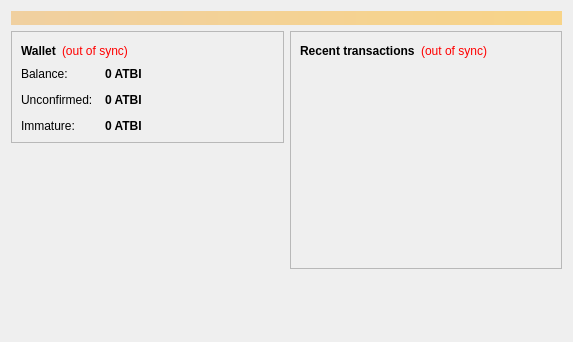
<?xml version="1.0" encoding="UTF-8"?>
<ui version="4.0">
 <class>OverviewPage</class>
 <widget class="QWidget" name="OverviewPage">
  <property name="geometry">
   <rect>
    <x>0</x>
    <y>0</y>
    <width>573</width>
    <height>342</height>
   </rect>
  </property>
  <property name="windowTitle">
   <string>Form</string>
  </property>
  <layout class="QVBoxLayout" name="topLayout">
   <item>
    <widget class="QLabel" name="labelAlerts">
     <property name="visible">
      <bool>false</bool>
     </property>
     <property name="styleSheet">
      <string notr="true">background-color: qlineargradient(x1: 0, y1: 0, x2: 1, y2: 0, stop:0 #F0D0A0, stop:1 #F8D488); color:#000000;</string>
     </property>
     <property name="wordWrap">
      <bool>true</bool>
     </property>
     <property name="margin">
      <number>3</number>
     </property>
    </widget>
   </item>
   <item>
    <layout class="QHBoxLayout" name="horizontalLayout" stretch="1,1">
     <item>
      <layout class="QVBoxLayout" name="verticalLayout_2">
       <item>
        <widget class="QFrame" name="frame">
         <property name="frameShape">
          <enum>QFrame::StyledPanel</enum>
         </property>
         <property name="frameShadow">
          <enum>QFrame::Raised</enum>
         </property>
         <layout class="QVBoxLayout" name="verticalLayout_4">
          <item>
           <layout class="QHBoxLayout" name="horizontalLayout_4">
            <item>
             <widget class="QLabel" name="label_5">
              <property name="font">
               <font>
                <weight>75</weight>
                <bold>true</bold>
               </font>
              </property>
              <property name="text">
               <string>Wallet</string>
              </property>
             </widget>
            </item>
            <item>
             <widget class="QLabel" name="labelWalletStatus">
              <property name="toolTip">
               <string>The displayed information may be out of date. Your wallet automatically synchronizes with the Altbit network after a connection is established, but this process has not completed yet.</string>
              </property>
              <property name="styleSheet">
               <string notr="true">QLabel { color: red; }</string>
              </property>
              <property name="text">
               <string notr="true">(out of sync)</string>
              </property>
              <property name="alignment">
               <set>Qt::AlignLeading|Qt::AlignLeft|Qt::AlignVCenter</set>
              </property>
             </widget>
            </item>
            <item>
             <spacer name="horizontalSpacer_2">
              <property name="orientation">
               <enum>Qt::Horizontal</enum>
              </property>
              <property name="sizeHint" stdset="0">
               <size>
                <width>40</width>
                <height>20</height>
               </size>
              </property>
             </spacer>
            </item>
           </layout>
          </item>
          <item>
           <layout class="QFormLayout" name="formLayout_2">
            <property name="fieldGrowthPolicy">
             <enum>QFormLayout::AllNonFixedFieldsGrow</enum>
            </property>
            <property name="horizontalSpacing">
             <number>12</number>
            </property>
            <property name="verticalSpacing">
             <number>12</number>
            </property>
            <item row="0" column="0">
             <widget class="QLabel" name="label">
              <property name="text">
               <string>Balance:</string>
              </property>
             </widget>
            </item>
            <item row="0" column="1">
             <widget class="QLabel" name="labelBalance">
              <property name="font">
               <font>
                <weight>75</weight>
                <bold>true</bold>
               </font>
              </property>
              <property name="cursor">
               <cursorShape>IBeamCursor</cursorShape>
              </property>
              <property name="toolTip">
               <string>Your current balance</string>
              </property>
              <property name="text">
               <string notr="true">0 ATBI</string>
              </property>
              <property name="textInteractionFlags">
               <set>Qt::LinksAccessibleByMouse|Qt::TextSelectableByKeyboard|Qt::TextSelectableByMouse</set>
              </property>
             </widget>
            </item>
            <item row="1" column="0">
             <widget class="QLabel" name="label_3">
              <property name="text">
               <string>Unconfirmed:</string>
              </property>
             </widget>
            </item>
            <item row="1" column="1">
             <widget class="QLabel" name="labelUnconfirmed">
              <property name="font">
               <font>
                <weight>75</weight>
                <bold>true</bold>
               </font>
              </property>
              <property name="cursor">
               <cursorShape>IBeamCursor</cursorShape>
              </property>
              <property name="toolTip">
               <string>Total of transactions that have yet to be confirmed, and do not yet count toward the current balance</string>
              </property>
              <property name="text">
               <string notr="true">0 ATBI</string>
              </property>
              <property name="textInteractionFlags">
               <set>Qt::LinksAccessibleByMouse|Qt::TextSelectableByKeyboard|Qt::TextSelectableByMouse</set>
              </property>
             </widget>
            </item>
            <item row="2" column="0">
             <widget class="QLabel" name="labelImmatureText">
              <property name="text">
               <string>Immature:</string>
              </property>
             </widget>
            </item>
            <item row="2" column="1">
             <widget class="QLabel" name="labelImmature">
              <property name="font">
               <font>
                <weight>75</weight>
                <bold>true</bold>
               </font>
              </property>
              <property name="toolTip">
               <string>Mined balance that has not yet matured</string>
              </property>
              <property name="text">
               <string notr="true">0 ATBI</string>
              </property>
              <property name="textInteractionFlags">
               <set>Qt::LinksAccessibleByMouse|Qt::TextSelectableByKeyboard|Qt::TextSelectableByMouse</set>
              </property>
             </widget>
            </item>
           </layout>
          </item>
         </layout>
        </widget>
       </item>
       <item>
        <spacer name="verticalSpacer">
         <property name="orientation">
          <enum>Qt::Vertical</enum>
         </property>
         <property name="sizeHint" stdset="0">
          <size>
           <width>20</width>
           <height>40</height>
          </size>
         </property>
        </spacer>
       </item>
      </layout>
     </item>
     <item>
      <layout class="QVBoxLayout" name="verticalLayout_3">
       <item>
        <widget class="QFrame" name="frame_2">
         <property name="frameShape">
          <enum>QFrame::StyledPanel</enum>
         </property>
         <property name="frameShadow">
          <enum>QFrame::Raised</enum>
         </property>
         <layout class="QVBoxLayout" name="verticalLayout">
          <item>
           <layout class="QHBoxLayout" name="horizontalLayout_2">
            <item>
             <widget class="QLabel" name="label_4">
              <property name="text">
               <string>&lt;b&gt;Recent transactions&lt;/b&gt;</string>
              </property>
             </widget>
            </item>
            <item>
             <widget class="QLabel" name="labelTransactionsStatus">
              <property name="toolTip">
               <string>The displayed information may be out of date. Your wallet automatically synchronizes with the Altbit network after a connection is established, but this process has not completed yet.</string>
              </property>
              <property name="styleSheet">
               <string notr="true">QLabel { color: red; }</string>
              </property>
              <property name="text">
               <string notr="true">(out of sync)</string>
              </property>
              <property name="alignment">
               <set>Qt::AlignRight|Qt::AlignTrailing|Qt::AlignVCenter</set>
              </property>
             </widget>
            </item>
            <item>
             <spacer name="horizontalSpacer">
              <property name="orientation">
               <enum>Qt::Horizontal</enum>
              </property>
              <property name="sizeHint" stdset="0">
               <size>
                <width>40</width>
                <height>20</height>
               </size>
              </property>
             </spacer>
            </item>
           </layout>
          </item>
          <item>
           <widget class="QListView" name="listTransactions">
            <property name="styleSheet">
             <string notr="true">QListView { background: transparent; }</string>
            </property>
            <property name="frameShape">
             <enum>QFrame::NoFrame</enum>
            </property>
            <property name="verticalScrollBarPolicy">
             <enum>Qt::ScrollBarAlwaysOff</enum>
            </property>
            <property name="horizontalScrollBarPolicy">
             <enum>Qt::ScrollBarAlwaysOff</enum>
            </property>
            <property name="selectionMode">
             <enum>QAbstractItemView::NoSelection</enum>
            </property>
           </widget>
          </item>
         </layout>
        </widget>
       </item>
       <item>
        <spacer name="verticalSpacer_2">
         <property name="orientation">
          <enum>Qt::Vertical</enum>
         </property>
         <property name="sizeHint" stdset="0">
          <size>
           <width>20</width>
           <height>40</height>
          </size>
         </property>
        </spacer>
       </item>
      </layout>
     </item>
    </layout>
   </item>
  </layout>
 </widget>
 <resources/>
 <connections/>
</ui>
